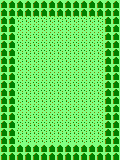

This is a level from a 2D game, rendered from its Tiled map with the project's own tilesets. A one-line summary and the complete map file follow:
An orthogonal 15x20 tile map with 8x8 px tiles, 1 tile layer (Capa de Patrones 1).

<map version="1.0" tiledversion="2018.06.01" orientation="orthogonal" renderorder="right-down" width="15" height="20" tilewidth="8" tileheight="8" infinite="0" nextlayerid="2" nextobjectid="1">
 <tileset firstgid="1" name="tiles" tilewidth="8" tileheight="8" tilecount="45" columns="9">
  <image source="../../tiles.png" width="72" height="40" />
 </tileset>
 <layer id="1" name="Capa de Patrones 1" width="15" height="20">
  <data encoding="csv">
37,37,37,37,37,37,37,37,37,37,37,37,37,37,37,
37,37,37,37,37,37,37,37,37,37,37,37,37,37,37,
37,37,8,8,8,8,8,8,8,8,8,8,8,37,37,
37,37,8,8,8,8,8,8,8,8,8,8,8,37,37,
37,37,8,8,8,8,8,8,8,8,8,8,8,37,37,
37,37,8,8,8,8,8,8,8,8,8,8,8,37,37,
37,37,8,8,8,8,8,8,8,8,8,8,8,37,37,
37,37,8,8,8,8,8,8,8,8,8,8,8,37,37,
37,37,8,8,8,8,8,8,8,8,8,8,8,37,37,
37,37,8,8,8,8,8,8,8,8,8,8,8,37,37,
37,37,8,8,8,8,8,8,8,8,8,8,8,37,37,
37,37,8,8,8,8,8,8,8,8,8,8,8,37,37,
37,37,8,8,8,8,8,8,8,8,8,8,8,37,37,
37,37,8,8,8,8,8,8,8,8,8,8,8,37,37,
37,37,8,8,8,8,8,8,8,8,8,8,8,37,37,
37,37,8,8,8,8,8,8,8,8,8,8,8,37,37,
37,37,8,8,8,8,8,8,8,8,8,8,8,37,37,
37,37,8,8,8,8,8,8,8,8,8,8,8,37,37,
37,37,37,37,37,37,37,37,37,37,37,37,37,37,37,
37,37,37,37,37,37,37,37,37,37,37,37,37,37,37
</data>
 </layer>
</map>
